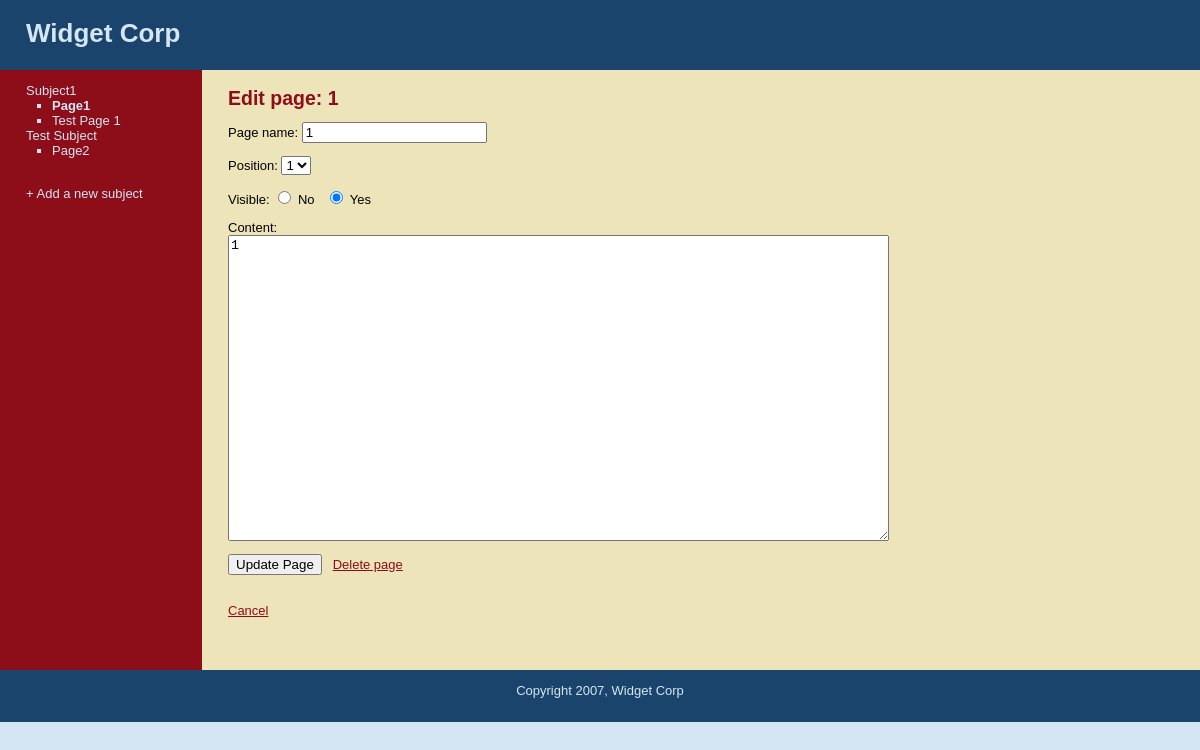
Page /widgetCorp/editPage.php?page=1 (signed in) on the committed database.
### tables this page shows
CREATE TABLE `subjects` (
  `id` int(11) NOT NULL,
  `menu_name` varchar(50) NOT NULL,
  `position` int(3) NOT NULL,
  `visible` smallint(1) NOT NULL
);

CREATE TABLE `pages` (
  `id` int(11) NOT NULL,
  `subject_id` int(11) NOT NULL,
  `menu_name` varchar(50) NOT NULL,
  `position` int(3) NOT NULL,
  `visible` smallint(1) NOT NULL,
  `content` text NOT NULL
);

### widgetCorp/editPage.php (the view, shortened to what this page needs)
<?php require_once("includes/connection.php"); ?>
<?php require_once("includes/functions.php"); ?>
<?php find_selected_page($connection); ?>
<?php include("includes/header.php"); ?>
<table id="structure">
	<tr>
		<td id="navigation">
			<?php echo navigation($sel_subject, $sel_page, $connection); ?>
			<br />
			<a href="new_subject.php">+ Add a new subject</a>
		</td>
		<td id="page">
			<h2>Edit page: <?php echo isset($sel_page) && isset($sel_page['menu_name']) && $sel_page['menu_name']; ?></h2>
			<form action="editPage.php?page=<?php echo $sel_page['id']; ?>" method="post">
				<?php include "pageForm.php" ?>
				<input type="submit" name="submit" value="Update Page" />&nbsp;&nbsp;
				<a href="deletePage.php?page=<?php echo $sel_page['id']; ?>" onclick="return confirm('Are you sure you want to delete this page?');">Delete page</a>
			</form>
			<br />
			<a href="content.php?page=<?php echo $sel_page['id']; ?>">Cancel</a><br />
		</td>
	</tr>
</table>
<?php include("includes/footer.php"); ?>

### widgetCorp/includes/functions.php (shortened to what this page needs)
<?php
function get_all_subjects($connection) {
    $query = "SELECT * FROM subjects ORDER BY position ASC";
    $subject_set = $connection->query($query);
    return $subject_set;
}
function get_pages_for_subject($subject_id, $connection) {
    $query = "SELECT * FROM pages WHERE subject_id = {$subject_id} ORDER BY position ASC";
    $page_set = mysqli_query($connection, $query);
    return $page_set;
}
function get_page_by_id($page_id, $connection) {
    $query = "SELECT * FROM pages WHERE id={$page_id} LIMIT 1";
    $result_set = mysqli_query($connection, $query);
    if ($page = mysqli_fetch_assoc($result_set)) {
        return $page;
    } else {
        return NULL;
    }
}
function find_selected_page($connection) {
    if (isset($_GET['subj'])) {
        $sel_subject = get_subject_by_id($_GET['subj'], $connection);
        $sel_page = NULL;
    } elseif (isset($_GET['page'])) {
        $sel_subject = NULL;
        $sel_page = get_page_by_id($_GET['page'], $connection);
    } else {
        $sel_subject = NULL;
        $sel_page = NULL;
    }
}
function navigation($sel_subject, $sel_page, $connection) {
    $output = "<ul class=\"subjects\">";
    $subject_set = get_all_subjects($connection);
    while ($subject = mysqli_fetch_assoc($subject_set)) {
        $output .= "<li";
        $output .= "><a href=\"editSubject.php?subj=" . urlencode($subject["id"]) . "\">{$subject["menu_name"]}</a></li>";
        $page_set = get_pages_for_subject($subject["id"], $connection);
        $output .= "<ul class=\"pages\">";
        while ($page = mysqli_fetch_assoc($page_set)) {
            $output .= "<li";
            if (isset($sel_page['id']) && $page["id"] == $sel_page['id']) {
                $output .= " class=\"selected\"";
            }
            $output .= "><a href=\"content.php?page=" . urlencode($page["id"]) . "\">{$page["menu_name"]}</a></li>";
        }
        $output .= "</ul>";
    }
    $output .= "</ul>";
    return $output;
}

### widgetCorp/pageForm.php (shortened to what this page needs)
<?php if (!isset($new_page)) {$new_page = false;} ?>
<p>Page name: <input type="text" name="menu_name" value="<?php echo isset($sel_page) && isset($sel_page['menu_name']) && $sel_page['menu_name']; ?>" id="menu_name" /></p>
<p>Position: <select name="position">
	<?php
		if (!$new_page) {
			$page_set = get_pages_for_subject($sel_page['subject_id'], $connection);
			$page_count = mysqli_num_rows($page_set);
		} else {
			$page_set = get_pages_for_subject($sel_subject['id'], $connection);
			var_dump($page_set);
			$page_count = mysqli_num_rows($page_set) + 1;
		}
		for ($count=1; $count <= $page_count; $count++) {
			echo "<option value=\"{$count}\"";
			if (isset($sel_page) && isset($sel_page['position']) && $sel_page['position'] == $count) { echo " selected"; }
			echo ">{$count}</option>";
		}
	?>
</select></p>
<p>Visible:
	<input type="radio" name="visible" value="0"<?php
	if (isset($sel_page) && isset($sel_page['visible']) && $sel_page['visible'] == 0) { echo " checked"; }
	?> /> No
	&nbsp;
	<input type="radio" name="visible" value="1"<?php
	if (isset($sel_page) && isset($sel_page['visible']) && $sel_page['visible'] == 1) { echo " checked"; }
	?> /> Yes
</p>
<p>Content:<br />
	<textarea name="content" rows="20" cols="80"><?php echo isset($sel_page) && isset($sel_page['content']) && $sel_page['content']; ?></textarea>
</p>

### widgetCorp/styles/public.css (style rules this page uses)
html { height: 100%; width: 100%; }
body { width: 100%; height: 100%; margin: 0px; padding: 0px; border: 0px; font-family: Verdana, Arial, Helvetica, sans-serif; background: #d4e6f4; font-size: 13px; line-height: 15px; }
table, tr, td { border-collapse: collapse; vertical-align: top; font-size: 13px; line-height: 15px; }
a { color: #8d0d19; }
#structure { height: 600px; width: 100%; }
#navigation { width: 150px; padding: 1em 2em; color: #d4e6f4; background: #8d0d19; }
#navigation a { color: #d4e6f4; text-decoration: none; }
ul.subjects { padding-left: 0; list-style: none; }
ul.pages { padding-left: 2em; list-style: square; }
.selected { font-weight: bold; }
#page { padding-left: 2em; vertical-align: top; background: #eee4b9; }
#page h2 { color: #8d0d19; margin-top: 1em; }

### rows in the picture
subjects: menu_name "Subject1"
pages: menu_name "Page1", menu_name "1", position "1", visible "☑", content "1"
pages: menu_name "Test Page 1"
subjects: menu_name "Test Subject"
pages: menu_name "Page2"
